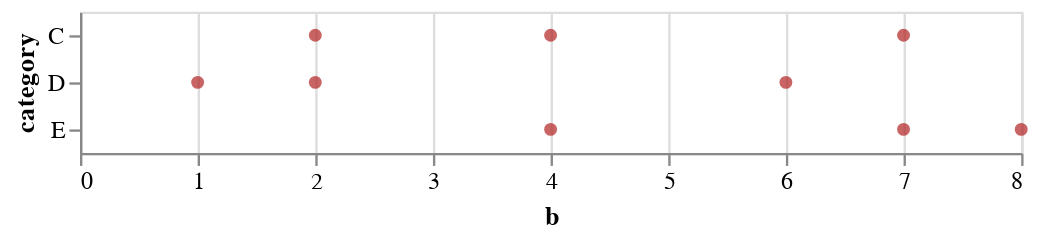

Write notebook code for a chart like this one.
### Code cell
alt.Chart(df).mark_circle(color='firebrick').encode(     
   alt.Y('a', title='category'),     
   alt.X('b') 
)

### Figure 1 — Vega-Lite specification as saved in the notebook (floating-point values rounded to 4 significant figures)
{"config": {"view": {"continuousWidth": 400, "continuousHeight": 300}}, "data": {"name": "data-347f1284ea3247c0f55cb966abbdd2d8"}, "mark": {"type": "circle", "color": "firebrick"}, "encoding": {"x": {"type": "quantitative", "field": "b"}, "y": {"type": "nominal", "field": "a", "title": "category"}}, "$schema": "https://vega.github.io/schema/vega-lite/v4.8.1.json", "datasets": {"data-347f1284ea3247c0f55cb966abbdd2d8": [{"a": "C", "b": 2}, {"a": "C", "b": 7}, {"a": "C", "b": 4}, {"a": "D", "b": 1}, {"a": "D", "b": 2}, {"a": "D", "b": 6}, {"a": "E", "b": 8}, {"a": "E", "b": 4}, {"a": "E", "b": 7}]}}
